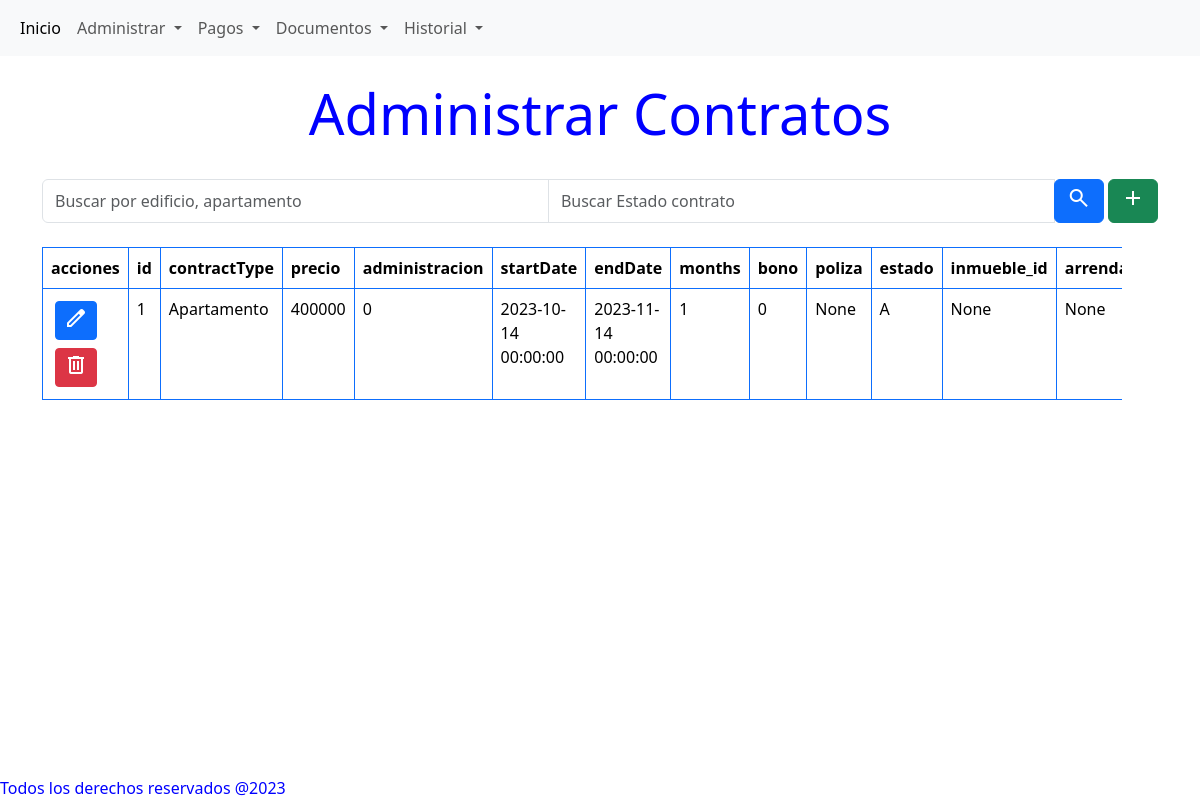
The app's page /contrato/ with its own data.
### models/ContratosModel.py (models this page shows)
class Contrato(db.Model):
    id              = db.Column(db.Integer, primary_key = True)
    contractType     = db.Column(db.String(15), nullable=False)
    precio          = db.Column(db.Integer, nullable=False)
    administracion  = db.Column(db.Integer, nullable=False)
    startDate       = db.Column(db.DateTime, nullable=False)
    endDate         = db.Column(db.DateTime, nullable=True)
    months          = db.Column(db.Integer, nullable=False)
    bono            = db.Column(db.Integer, nullable=False)
    poliza          = db.Column(db.String(50), nullable=False)
    estado          = db.Column(db.String(1), nullable=False)
    inmueble_id = db.Column(db.Integer, db.ForeignKey('inmueble.id'))
    inmueble        = db.relationship('Inmueble', back_populates='contratos')
    arrendador_id = db.Column(db.Integer, db.ForeignKey('arrendador.id'))
    arrendador = db.relationship('Arrendador', back_populates='contratos')
    arrendatarios = db.relationship('Arrendatario', secondary='contrato_arrendatario', back_populates='contratos')
    parqueaderos = db.relationship('Parqueadero', secondary='contrato_parqueadero', back_populates='contratos')
    elementos_contrato = db.relationship('ElementoContrato', back_populates='contrato')
    pagos = db.relationship('Pagos', secondary='contrato_pagos', back_populates='contratos', lazy='dynamic')

### routes/contrato.py (the view)
@contrato_bp.route('/')
def index():
    results= Contrato.query.filter(Contrato.estado == 'A').all()
    return render_template('contrato/contratoTable.html',  results =results)

### templates/contrato/contratoTable.html (shortened to what this page needs)
{% extends 'base.html' %}
{% block content %}
<h1 class="display-4 text-center mt-4"> Administrar Contratos</h1>
<br>
<div class="container">
    <div class="mb-4">
        <form method="post" action="{{ url_for('contrato.search') }}">
                <div class="input-group">
                    <input type="text" class="form-control" name="search_term" placeholder="Buscar por edificio, apartamento">
                    <input type="text" class="form-control" name="contState" placeholder="Buscar Estado contrato">
                    <div class="input-group-append">
                        <button type="submit" class="btn btn-primary">
                            <span class="material-symbols-outlined">
                            </span>
                        </button>
                        <a class="btn btn-success" href="{{ url_for('contrato.create') }}" role="button">
                            <span class="material-symbols-outlined">
                            </span>
                        </a>
                    </div>
                </div>
    </div>
    {% if results%}
    <div class="table-container">
        <table class="table table-hover table-bordered border-primary">
            <thead>
            <tr>
                <th>
                    acciones
                </th>
                {% for column in results[0].__table__.columns.keys() %}
                <th>{{ column }}</th>
                {% endfor %}
            </tr>
            </thead>
            <tbody>
                {% for result in results %}
                    <tr>
                        <td>
                            <a href="{{  url_for('contrato.edit_contrato', item_id=result.id)  }}" class="btn btn-primary btn-sm m-1">
                                <span class="material-symbols-outlined">
                                </span>
                            </a>
                            <a href="{{  url_for('contrato.delete_contrato', item_id=result.id)  }}" class="btn btn-danger btn-sm m-1">
                                <span class="material-symbols-outlined">
                                </span>
                            </a>
                        </td>
                        {% for column in results[0].__table__.columns.keys() %}
                            <td>{{  result[column]  }}</td>
                        {% endfor %}
                    </tr>
                {% endfor %}
            </tbody>
        </table>
    </div>
    {% endif  %}
</div>
{% endblock %}

### static/main.css (style rules this page uses)
body { color:blue; }
.table-container { max-width: 90vw !important; overflow-x: auto; }

### records on screen
Contrato: id "1" "Apartamento" "400000" "0" "2023-10-14 00:00:00" "2023-11-14 00:00:00" "1" "0" "None" "A" "None" "None"

### other values on screen
{{ column }} "id" "contractType" "precio" "administracion" "startDate" "endDate" "months" "bono" "poliza" "estado" "inmueble_id"
